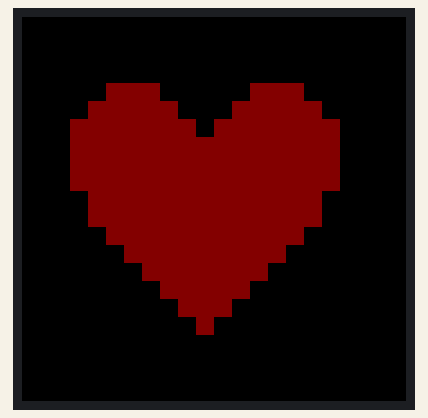
Bench run of a sketch on a simulated ESP32. Parts: 64×64 colour display. What the sketch prints to the serial monitor is not drawn.

Above: at 1.16 s.
At 10.53 s:
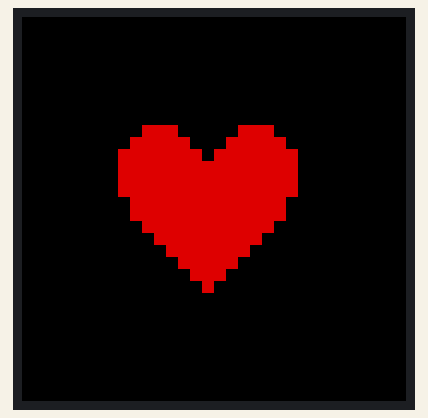
At 20.21 s:
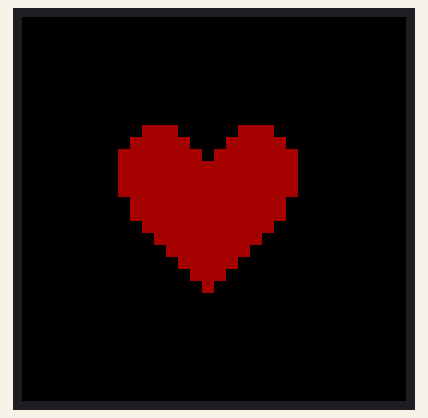
At 39.49 s:
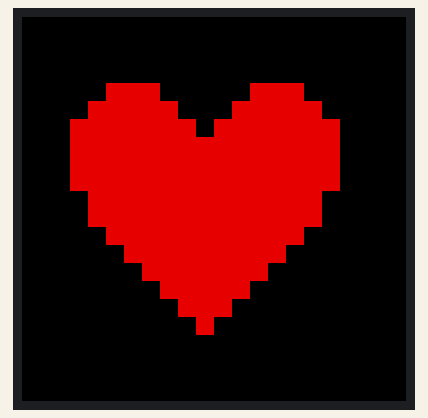

The sketch:

heart_test.ino
```cpp
// Heart Test Display
// Displays a pulsing heart animation on the LED matrix

#include <ESP32-HUB75-MatrixPanel-I2S-DMA.h>

// Panel size
#define PANEL_WIDTH 64
#define PANEL_HEIGHT 64

// Pin mapping - verified working
HUB75_I2S_CFG::i2s_pins _pins = {
  25,  // R1
  26,  // G1
  27,  // B1
  14,  // R2
  12,  // G2
  13,  // B2
  23,  // A
  19,  // B
  5,   // C
  17,  // D
  32,  // E
  4,   // LAT
  15,  // OE
  16   // CLK
};

MatrixPanel_I2S_DMA *display = nullptr;

// Heart shape (16x14 pixels, will be scaled and centered)
const uint8_t heart[14][16] = {
  {0,0,1,1,1,0,0,0,0,0,1,1,1,0,0,0},
  {0,1,1,1,1,1,0,0,0,1,1,1,1,1,0,0},
  {1,1,1,1,1,1,1,0,1,1,1,1,1,1,1,0},
  {1,1,1,1,1,1,1,1,1,1,1,1,1,1,1,0},
  {1,1,1,1,1,1,1,1,1,1,1,1,1,1,1,0},
  {1,1,1,1,1,1,1,1,1,1,1,1,1,1,1,0},
  {0,1,1,1,1,1,1,1,1,1,1,1,1,1,0,0},
  {0,1,1,1,1,1,1,1,1,1,1,1,1,1,0,0},
  {0,0,1,1,1,1,1,1,1,1,1,1,1,0,0,0},
  {0,0,0,1,1,1,1,1,1,1,1,1,0,0,0,0},
  {0,0,0,0,1,1,1,1,1,1,1,0,0,0,0,0},
  {0,0,0,0,0,1,1,1,1,1,0,0,0,0,0,0},
  {0,0,0,0,0,0,1,1,1,0,0,0,0,0,0,0},
  {0,0,0,0,0,0,0,1,0,0,0,0,0,0,0,0}
};

void drawHeart(int offsetX, int offsetY, int scale, uint8_t r, uint8_t g, uint8_t b) {
  for (int y = 0; y < 14; y++) {
    for (int x = 0; x < 16; x++) {
      if (heart[y][x]) {
        // Draw scaled pixel
        for (int sy = 0; sy < scale; sy++) {
          for (int sx = 0; sx < scale; sx++) {
            int px = offsetX + x * scale + sx;
            int py = offsetY + y * scale + sy;
            if (px >= 0 && px < PANEL_WIDTH && py >= 0 && py < PANEL_HEIGHT) {
              display->drawPixelRGB888(px, py, r, g, b);
            }
          }
        }
      }
    }
  }
}

void setup() {
  Serial.begin(115200);
  delay(1000);
  Serial.println("\n\n========================================");
  Serial.println("=== Heart Test Display ===");
  Serial.println("========================================");

  // Configure for 64x64 panel
  HUB75_I2S_CFG mxconfig(PANEL_WIDTH, PANEL_HEIGHT, 1, _pins);
  mxconfig.gpio.e = 32;
  mxconfig.clkphase = false;
  mxconfig.driver = HUB75_I2S_CFG::FM6126A;

  Serial.println("Initializing display...");
  display = new MatrixPanel_I2S_DMA(mxconfig);

  if (!display->begin()) {
    Serial.println("*** ERROR: Display begin() failed! ***");
    while(1) { delay(1000); }
  }

  display->setBrightness8(128);
  display->clearScreen();

  Serial.println("Heart animation starting!");
}

uint8_t pulsePhase = 0;

void loop() {
  display->clearScreen();

  // Pulsing effect - varies between scale 2 and 3
  int scale = (pulsePhase < 128) ? 3 : 2;

  // Center the heart
  int heartWidth = 16 * scale;
  int heartHeight = 14 * scale;
  int offsetX = (PANEL_WIDTH - heartWidth) / 2;
  int offsetY = (PANEL_HEIGHT - heartHeight) / 2;

  // Pulsing brightness for the red color
  uint8_t brightness = 128 + (sin(pulsePhase * 0.05) * 127);

  // Draw a red heart
  drawHeart(offsetX, offsetY, scale, brightness, 0, 0);

  pulsePhase += 4;
  delay(30);
}
```
